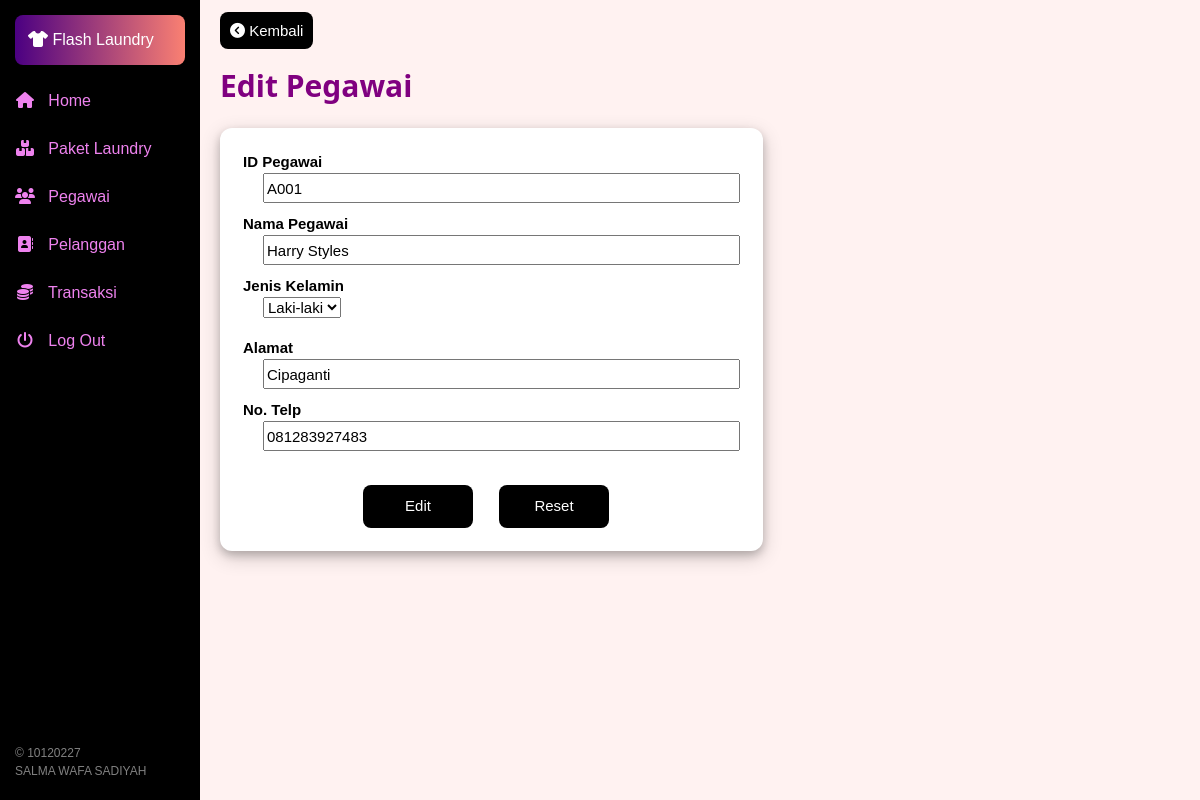
Page /pegawai-edit-form.php?idPegawai=A001 on the committed database.
### tables this page shows
CREATE TABLE `pegawai` (
  `idPegawai` varchar(4) NOT NULL,
  `pass` varchar(10) NOT NULL,
  `namaPegawai` varchar(30) NOT NULL,
  `jk` enum('Laki-laki','Perempuan') NOT NULL,
  `alamat` text NOT NULL,
  `notelp` varchar(13) NOT NULL
);

### pegawai-edit-form.php (the view, shortened to what this page needs)
<?php include_once("functions.php");?>
<!DOCTYPE html>
<link rel="stylesheet" href="https://cdnjs.cloudflare.com/ajax/libs/font-awesome/6.1.1/css/all.min.css">
<html><head><title>Edit Pegawai</title></head>
<body>
<a href="pegawai.php" class="btn-kembali"><i class="fa-solid fa-circle-chevron-left"></i>&nbspKembali</a>
<h2>Edit Pegawai</h2>
<?php
    if(isset($_GET["idPegawai"])) {
        $db=dbConnect();
        $idPegawai=$db->escape_string($_GET["idPegawai"]);
        if($data=getDataPegawai($idPegawai)){
            ?>
            <div class="main">
                <form method="post" action="pegawai-edit-process.php" >
                    <table>
                        <tr>
                            <td class="td"><strong>ID Pegawai</strong><br>
                            <input type="text" name="idPegawai" size="50" maxlength="4"
                            value="<?php echo $data["idPegawai"]; ?>" readonly>
                            </td>
                        </tr>
                        <tr>
                            <td class="td"><strong>Nama Pegawai</strong><br>
                            <input type="text" name="namaPegawai" size="50" maxlength="30"
                            value="<?php echo $data["namaPegawai"]; ?>" placeholder="Masukkan nama pegawai disini"
                            pattern="[A-Za-z\s']+" title="Isi dengan huruf dan tanda ( ' )" required></td>
                        </tr>
                        <tr>
                            <td class="td"><strong>Jenis Kelamin</strong><br>
                            <select name="jk" style="margin-left:20px">
                                <option value="<?php echo $data["jk"]; ?>" selected><?php echo $data["jk"]; ?></option>
                            </select>
                            </td>
                        </tr>
                        <tr>
                            <td class="td"><strong>Alamat</strong><br>
                            <input type="text" name="alamat" size="50"
                            value="<?php echo $data["alamat"]; ?>" placeholder="Masukkan alamat disini"
                            pattern="[A-Za-z0-9\s./,]+" title="Isi dengan huruf, angka dan tanda [ ' . , / ]"required></td>
                        </tr>
                        <tr>
                            <td class="td"><strong>No. Telp</strong><br>
                            <input type="text" name="notelp" size="50" maxlength="13"
                            value="<?php echo $data["notelp"]; ?>" placeholder="Masukkan no telp disini"
                            pattern="[0-9]+" title="Isi dengan angka saja"required></td>
                        </tr>
                    </table>
                    <br>
                    <table style="display:block;margin-left:120px">
                        <td><button type="submit" name="btnedit" class="btn">Edit</button></td>
                        <td style="width:20px"></td>
                        <td><button type="reset" class="btn">Reset</button></td>
                    </table>
                </form>
            </div>
            <?php
        }
    }
?>
</body>
</html>

### w3.css (style rules this page uses)
*,*:before,*:after { box-sizing:inherit }
html { -ms-text-size-adjust:100%;-webkit-text-size-adjust:100% }
body { margin:0 }
a { background-color:transparent }
b,strong { font-weight:bolder }
button,input,select,textarea,optgroup { font:inherit;margin:0 }
button,input { overflow:visible }
button,select { text-transform:none }
button,[type=button],[type=reset],[type=submit] { -webkit-appearance:button }
html,body { font-family:Verdana,sans-serif;font-size:15px;line-height:1.5 }
html { overflow-x:hidden }
h2 { font-size:30px }
h1,h2,h3,h4,h5,h6 { font-family:"Segoe UI",Arial,sans-serif;font-weight:400;margin:10px 0 }
a { color:inherit }

### pegawai-edit-form.php (style rules this page uses)
body { background: #fff2f1; padding: 20px; margin-left: 200px; position: relative; }
h2 { margin:auto; color:purple; text-align:left; font-weight:bold; display: block; width: 100%; padding-bottom:20px; padding-top:20px; }
input { height:30px; margin-left:20px; }
.main { padding: 20px; padding:20px; box-shadow: 0 4px 8px 0 rgba(0, 0, 0, 0.2), 0 6px 20px 0 rgba(0, 0, 0, 0.19); border-radius: 12px; background:white; width: fit-content; }
.td { height:60px; vertical-align: top; }
.btn { background-color: black; color: white; text-align: center; padding: 10px; width: 110px; border-radius: 8px; border:0; }
.btn-kembali { background-color: black; color: white; text-align: center; padding: 10px; width: 110px; text-decoration: none; border-radius: 8px; border:0; }

### rows in the picture
pegawai: idPegawai "A001", namaPegawai "Harry Styles", jk "Laki-laki", alamat "Cipaganti", notelp "081283927483"
